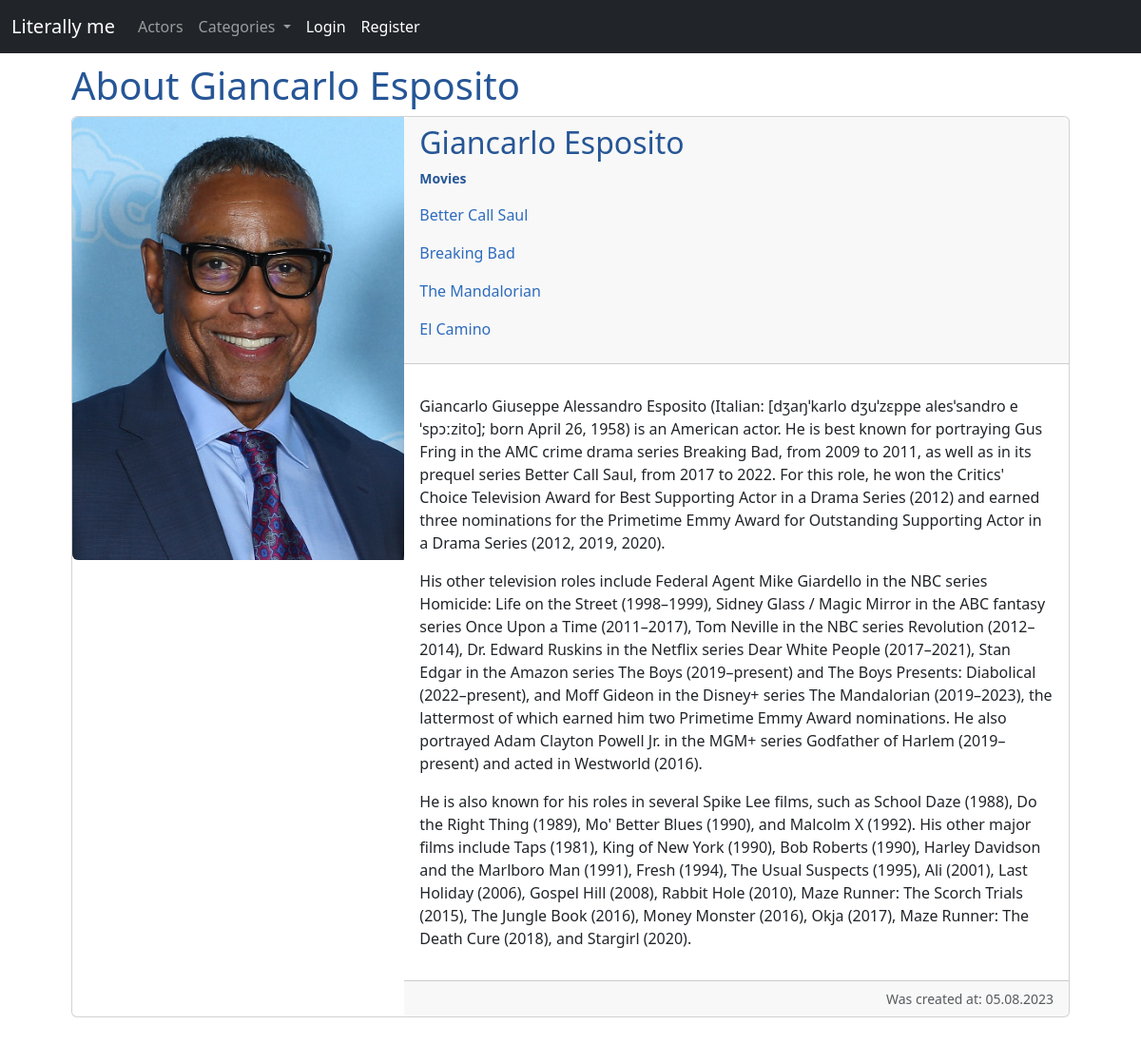
Screenshot of /actor/giancarlo-esposito/ with the database file from the repository.
### mainapp/models.py (models this page shows, shortened)
class Actor(models.Model):
    name = models.CharField(max_length=100)
    bio = models.TextField(blank=True)
    photo = models.ImageField(upload_to='actor_photos')
    create_time = models.DateTimeField(auto_now_add=True)
    slug = models.SlugField(max_length=255, unique=True, db_index=True)
    class Meta:
        verbose_name = 'Actors (they are literally me)'
        verbose_name_plural = 'Actors (they are literally me)'

class Movie(models.Model):
    title = models.CharField(max_length=100)
    plot = models.TextField(blank=True)
    release_date = models.DateField(default=datetime.date.today, null=True)
    poster = models.ImageField(upload_to='movie_posters')
    trailer = models.FileField(upload_to='movie_trailers', blank=True)
    create_time = models.DateTimeField(auto_now_add=True)
    actors = models.ManyToManyField(Actor, related_name='movies') # related_name is for finding each actors movies (actor.movies)
    category = models.ForeignKey(Category, on_delete=models.PROTECT, related_name='movies')
    rating = models.IntegerField(default=1, blank=True)
    slug = models.SlugField(max_length=255, unique=True, db_index=True)
    def get_absolute_url(self):
        return reverse('about_movie', kwargs={'movie_slug': self.slug})
    class Meta:
        verbose_name = 'Movies (literally me)'
        verbose_name_plural = 'Movies (literally me)'

### mainapp/views.py (the view)
# urls.py: path('actor/<slug:actor_slug>/', AboutActorView.as_view(), name='about_actor'),
class AboutActorView(DataMixin, DetailView):
    model = Actor
    template_name = 'mainapp/actor/about_actor.html'
    context_object_name = 'actor'
    slug_url_kwarg = 'actor_slug'  # changing default slug name to what we need
    def get_context_data(self, **kwargs):
        context = super().get_context_data(**kwargs)
        mixin_context = self.get_user_context(title='About ' + str(context['actor'].name))
        return dict(list(context.items()) + list(mixin_context.items()))

### mainapp/models.py (called while the page is built)
    def get_absolute_url(self):
        return reverse('category', kwargs={'category_slug': self.slug})

### mainapp/utils.py (called while the page is built)
    @classmethod
    def get_categories(cls):
        return Category.objects.annotate(movies_count=Count('movies'))  # creating new column called movies_count

    def get_user_context(self, **kwargs):
        categories = self.get_categories()
        context = kwargs
        context['categories'] = categories
        return context

### mainapp/templates/mainapp/actor/about_actor.html (shortened to what this page needs)
{% extends 'mainapp/base.html' %}
{% block content %}
    <h1 class="actor-bold">{{ title }}</h1>
    <div class="card mb-3">
        <div class="row g-0">
            <div class="col-md-4">
                {% if actor.photo %}
                    <img class="img-fluid rounded-start" src="{{ actor.photo.url }}">
                {% endif %}
            </div>
            <div class="col-md-8">
                <div class="card-header">
                    <h2 class="card-title actor-bold">{{ actor.name }}</h2>
                    <p class="card-text"><small class="text-body-secondary"><b class="actor-movies actor-bold">Movies</b></small></p>
                    {% for movie in actor.movies.all %}
                        <p><a class="actor-link" href="{{ movie.get_absolute_url }}">{{ movie.title }}</a></p>
                    {% endfor %}
                </div>
                <div class="card-body">
                    <p class="card-text">{{ actor.bio|linebreaks }}</p>
                </div>
                <div class="card-footer text-end">
                    <small class="text-body-secondary">Was created at: {{ actor.create_time|date:"d.m.Y" }}</small>
                </div>
            </div>
        </div>
    </div>
{% endblock %}

### mainapp/static/mainapp/css/style.css (style rules this page uses)
.actor-link { text-decoration: none; color: rgb(45, 107, 189); }
.actor-bold { color: rgb(38, 86, 150); }

### rows the page displays
Actor: photo (picture), name "Giancarlo Esposito", bio "Giancarlo Giuseppe Alessandro Esposito (Italian: [dʒaŋˈkarlo dʒuˈzɛppe alesˈsandro eˈspɔːzito]; born April 26, 1958) is an American actor. He is best known for portraying Gus Fring in the AMC crime drama series Breaking Bad, from 2009 to 2011, as well as in its prequel series Better Call Saul, from 2017 to 2022. For this role, he won the Critics' Choice Television Award for Best Supporting Actor in a Drama Series (2012) and earned three nominations for the Primetime Emmy Award for Outstanding Supporting Actor in a Drama Series (2012, 2019, 2020). His other television roles include Federal Agent Mike Giardello in the NBC series Homicide: Life on the Street (1998–1999), Sidney Glass / Magic…", create_time "05.08.2023"
Movie: title "Better Call Saul"
Movie: title "Breaking Bad"
Movie: title "The Mandalorian"
Movie: title "El Camino"

### other values shown
{{ title }} "About Giancarlo Esposito"
